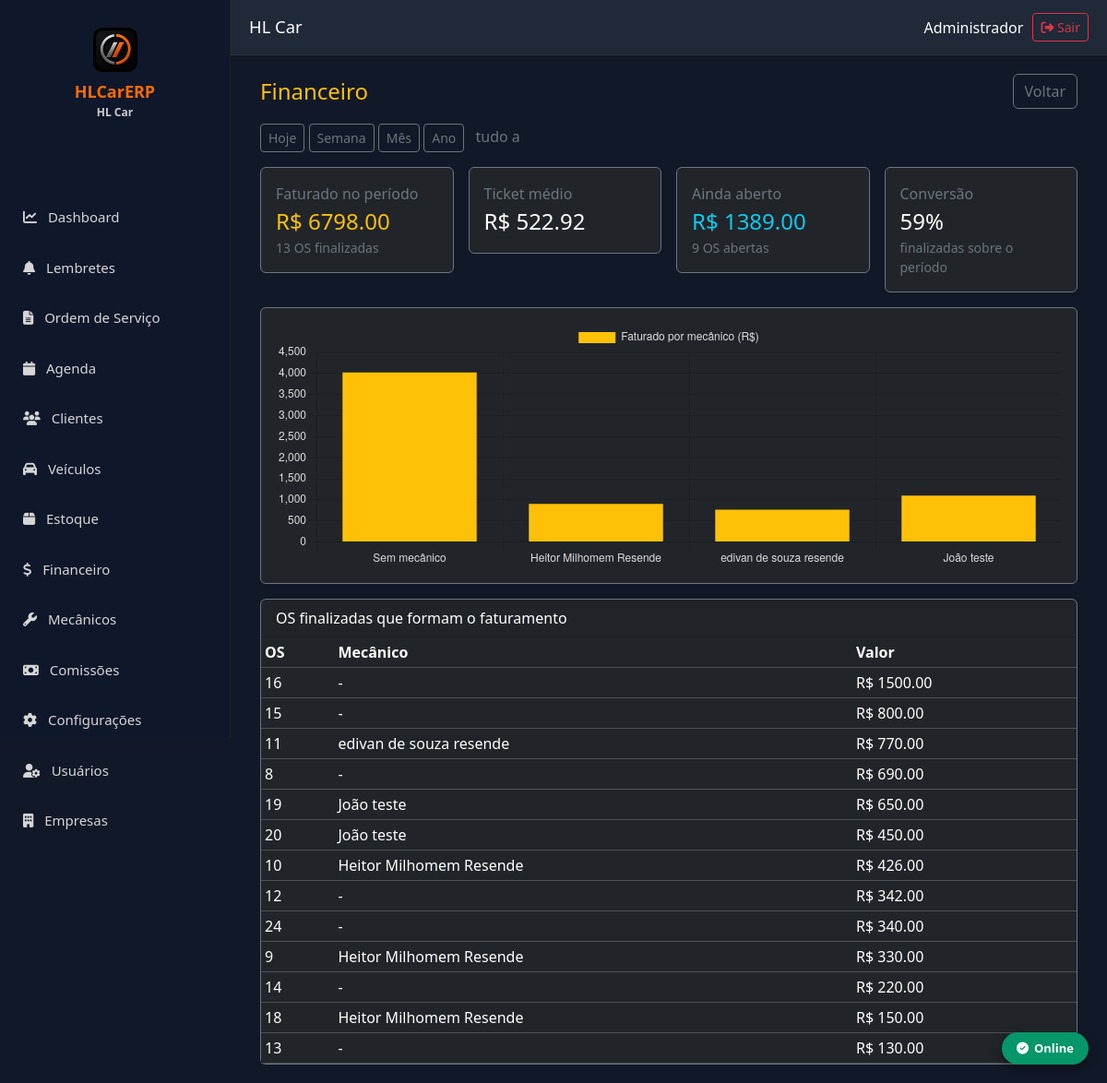
Page /dashboard/financeiro (signed in) on the committed database.
### models.py (models this page shows)
class Empresa(db.Model):
    __tablename__ = "empresas"
    id = db.Column(db.Integer, primary_key=True)
    razao_social = db.Column(db.String(200), nullable=False)
    nome_fantasia = db.Column(db.String(200), nullable=False)
    cnpj = db.Column(db.String(20), unique=True, nullable=False)
    inscricao_estadual = db.Column(db.String(30))
    telefone = db.Column(db.String(30))
    whatsapp = db.Column(db.String(30))
    email = db.Column(db.String(150))
    site = db.Column(db.String(200))
    data_vencimento = db.Column(db.Date)
    status_pagamento = db.Column(db.String(20), default="ATIVO")  # ATIVO | BLOQUEADO | INATIVO
    plano = db.Column(db.String(50), default="BASICO")
    observacoes_internas = db.Column(db.Text)
    dia_corte_comissao = db.Column(db.Integer, default=15)          # 1 a 28
    aliquota_imposto_comissao = db.Column(db.Float, default=10.0)  # % padrão
    url_nfse = db.Column(db.String(255))
    nfse_provedor = db.Column(db.String(50))
    inscricao_municipal = db.Column(db.String(30))
    certificado_path = db.Column(db.String(255))
    senha_certificado = db.Column(db.String(100))
    codigo_servico = db.Column(db.String(20))
    aliquota_iss = db.Column(db.Numeric(5, 2), default=5.00)
    regime_tributario = db.Column(db.String(10), default="1")
    cep = db.Column(db.String(15))
    endereco = db.Column(db.String(200))
    numero = db.Column(db.String(20))
    complemento = db.Column(db.String(100))
    bairro = db.Column(db.String(100))
    cidade = db.Column(db.String(100))
    estado = db.Column(db.String(2))
    logo = db.Column(db.String(255))
    ativo = db.Column(db.Boolean, default=True, nullable=False)
    criado_em = db.Column(db.DateTime, default=datetime.utcnow, nullable=False)
    alterado_em = db.Column(db.DateTime, default=datetime.utcnow, onupdate=datetime.utcnow)

class OrdemServico(db.Model):
    __tablename__ = "ordens_servico"
    id = db.Column(db.Integer, primary_key=True)
    empresa_id = db.Column(db.Integer, db.ForeignKey("empresas.id"), nullable=False, index=True)
    numero = db.Column(db.Integer, nullable=False)
    cliente_id = db.Column(db.Integer, db.ForeignKey("clientes.id"), nullable=False)
    veiculo_id = db.Column(db.Integer, db.ForeignKey("veiculos.id"))
    status = db.Column(db.String(20), default="ABERTA")
    prioridade = db.Column(db.String(20), default="NORMAL")
    data_abertura = db.Column(db.DateTime, default=datetime.utcnow)
    data_inicio = db.Column(db.DateTime)
    data_finalizacao = db.Column(db.DateTime)
    km = db.Column(db.Integer)
    consultor = db.Column(db.String(120))
    mecanico = db.Column(db.String(120))
    mecanico_id = db.Column(db.Integer, db.ForeignKey("mecanicos.id"))
    mecanico = db.relationship("Mecanico")
    os_origem_id = db.Column(db.Integer, db.ForeignKey("ordens_servico.id"))
    is_retrabalho = db.Column(db.Boolean, default=False)
    defeito_relatado = db.Column(db.Text)
    diagnostico = db.Column(db.Text)
    servico_executado = db.Column(db.Text)
    observacoes = db.Column(db.Text)
    valor_servicos = db.Column(Numeric(18, 2), default=0)
    valor_produtos = db.Column(Numeric(18, 2), default=0)
    desconto = db.Column(Numeric(18, 2), default=0)
    acrescimo = db.Column(Numeric(18, 2), default=0)
    valor_total = db.Column(Numeric(18, 2), default=0)
    criado_em = db.Column(db.DateTime, default=datetime.utcnow)
    alterado_em = db.Column(db.DateTime, default=datetime.utcnow, onupdate=datetime.utcnow)
    empresa = db.relationship("Empresa")
    cliente = db.relationship("Cliente")
    veiculo = db.relationship("Veiculo")
    mecanico_ref = db.relationship("Mecanico", foreign_keys=[mecanico_id])
    os_origem = db.relationship("OrdemServico", remote_side=[id], foreign_keys=[os_origem_id])
    itens = db.relationship("ItemOrdemServico", back_populates="ordem_servico", cascade="all, delete-orphan")
    __table_args__ = (
        UniqueConstraint("empresa_id", "numero", name="uk_os_empresa"),
    )

class Mecanico(db.Model):
    __tablename__ = "mecanicos"
    id = db.Column(db.Integer, primary_key=True)
    empresa_id = db.Column(db.Integer, db.ForeignKey("empresas.id"), nullable=False, default=1)
    nome = db.Column(db.String(120), nullable=False)
    telefone = db.Column(db.String(20))
    whatsapp = db.Column(db.String(20))
    ativo = db.Column(db.Boolean, default=True)
    tipo = db.Column(db.String(20), default="FUNCIONARIO")
    forma_pagamento = db.Column(db.String(30), default="comissao")
    salario = db.Column(db.Float, default=0)
    percentual_comissao = db.Column(db.Float, default=20)
    tipo_remuneracao = db.Column(db.String(20), default="COMISSAO")
    hora_entrada = db.Column(db.Integer, default=9)
    hora_saida = db.Column(db.Integer, default=18)
    almoco_inicio = db.Column(db.Integer, default=12)
    almoco_fim = db.Column(db.Integer, default=14)
    observacoes = db.Column(db.Text)
    criado_em = db.Column(db.DateTime, default=datetime.utcnow)

### app.py (the view)
@app.route("/dashboard/financeiro")
@login_required
def dashboard_financeiro():
    eid = empresa_atual()
    if not eid:
        return redirect("/login")
    if session.get("usuario_perfil") == "MECANICO":
        return redirect("/ordens")
    periodo = request.args.get("periodo") or "todos"
    hoje = date.today()
    ini = fim = None
    if periodo == "hoje":
        ini = fim = hoje
    elif periodo == "semana":
        ini = hoje - timedelta(days=hoje.weekday())
        fim = hoje
    elif periodo == "mes":
        ini = hoje.replace(day=1)
        fim = hoje
    elif periodo == "ano":
        ini = date(hoje.year, 1, 1)
        fim = hoje
    def data_os(o):
        for campo in ("data_finalizacao", "data_fechamento", "data_abertura", "data", "criado_em"):
            valor = getattr(o, campo, None)
            if valor:
                return valor.date() if hasattr(valor, "date") else valor
        return None
    def valor_os(o):
        return float(getattr(o, "valor_total", 0) or getattr(o, "total", 0) or getattr(o, "valor", 0) or 0)
    ordens = OrdemServico.query.filter_by(empresa_id=eid).all()
    if ini and fim:
        do_periodo = [o for o in ordens if data_os(o) and ini <= data_os(o) <= fim]
    else:
        do_periodo = ordens
    finalizadas = [o for o in do_periodo if o.status == "FINALIZADA"]
    abertas = [o for o in do_periodo if o.status == "ABERTA"]
    faturamento = sum(valor_os(o) for o in finalizadas)
    ticket = faturamento / len(finalizadas) if finalizadas else 0
    por_mec = {}
    for o in finalizadas:
        nome = o.mecanico_ref.nome if getattr(o, "mecanico_ref", None) else "Sem mecânico"
        por_mec[nome] = por_mec.get(nome, 0) + valor_os(o)
    return render_template(
        "dashboard_financeiro.html",
        periodo=periodo,
        ini=ini.strftime("%d/%m/%Y") if ini else "tudo",
        fim=fim.strftime("%d/%m/%Y") if fim else "",
        faturamento=faturamento,
        ticket=ticket,
        qtd_abertas=len(abertas),
        qtd_finalizadas=len(finalizadas),
        aberto_valor=sum(valor_os(o) for o in abertas),
        nomes=list(por_mec.keys()),
        valores=list(por_mec.values()),
        ordens=sorted(finalizadas, key=valor_os, reverse=True)[:20],
        valor_os=valor_os,
    )

### templates/dashboard_financeiro.html (shortened to what this page needs)
{% extends "base.html" %}
{% block conteudo %}
<div class="container-fluid">
    <div class="d-flex justify-content-between align-items-center mb-3">
        <h4 class="text-warning mb-0">Financeiro</h4>
        <a href="/" class="btn btn-outline-secondary">Voltar</a>
    </div>
    <div class="mb-3">
        <a href="/dashboard/financeiro?periodo=hoje" class="btn btn-sm {{ 'btn-warning' if periodo == 'hoje' else 'btn-outline-secondary' }}">Hoje</a>
        <a href="/dashboard/financeiro?periodo=semana" class="btn btn-sm {{ 'btn-warning' if periodo == 'semana' else 'btn-outline-secondary' }}">Semana</a>
        <a href="/dashboard/financeiro?periodo=mes" class="btn btn-sm {{ 'btn-warning' if periodo == 'mes' else 'btn-outline-secondary' }}">Mês</a>
        <a href="/dashboard/financeiro?periodo=ano" class="btn btn-sm {{ 'btn-warning' if periodo == 'ano' else 'btn-outline-secondary' }}">Ano</a>
        <span class="text-secondary ms-2">{{ ini }} a {{ fim }}</span>
    </div>
    <div class="row g-3 mb-3">
        <div class="col-md-3">
            <div class="card bg-dark border-secondary p-3">
                <div class="text-secondary">Faturado no período</div>
                <div class="fs-4 text-warning">R$ {{ "%.2f"|format(faturamento) }}</div>
                <div class="small text-secondary">{{ qtd_finalizadas }} OS finalizadas</div>
            </div>
        </div>
        <div class="col-md-3">
            <div class="card bg-dark border-secondary p-3">
                <div class="text-secondary">Ticket médio</div>
                <div class="fs-4 text-white">R$ {{ "%.2f"|format(ticket) }}</div>
            </div>
        </div>
        <div class="col-md-3">
            <div class="card bg-dark border-secondary p-3">
                <div class="text-secondary">Ainda aberto</div>
                <div class="fs-4 text-info">R$ {{ "%.2f"|format(aberto_valor) }}</div>
                <div class="small text-secondary">{{ qtd_abertas }} OS abertas</div>
            </div>
        </div>
        <div class="col-md-3">
            <div class="card bg-dark border-secondary p-3">
                <div class="text-secondary">Conversão</div>
                <div class="fs-4 text-white">{{ "%.0f"|format(100 * qtd_finalizadas / (qtd_finalizadas + qtd_abertas) if (qtd_finalizadas + qtd_abertas) else 0) }}%</div>
                <div class="small text-secondary">finalizadas sobre o período</div>
            </div>
        </div>
    </div>
    <div class="card bg-dark border-secondary p-3 mb-3" style="height: 300px;">
        <canvas id="chartMec"></canvas>
    </div>
    <div class="card bg-dark border-secondary">
        <div class="card-header text-white">OS finalizadas que formam o faturamento</div>
        <div class="table-responsive">
            <table class="table table-dark table-sm mb-0">
                <thead><tr><th>OS</th><th>Mecânico</th><th>Valor</th></tr></thead>
                <tbody>
                    {% for o in ordens %}
                    <tr>
                        <td>{{ o.id }}</td>
                        <td>{{ o.mecanico_ref.nome if o.mecanico_ref else "-" }}</td>
                        <td>R$ {{ "%.2f"|format(valor_os(o)) }}</td>
                    </tr>
                    {% else %}
                    <tr><td colspan="3" class="text-secondary">Nenhuma OS finalizada neste período.</td></tr>
                    {% endfor %}
                </tbody>
            </table>
        </div>
    </div>
</div>
<script>
new Chart(document.getElementById("chartMec"), {
    type: "bar",
    data: {
        labels: {{ nomes|tojson }},
        datasets: [{ label: "Faturado por mecânico (R$)", data: {{ valores|tojson }}, backgroundColor: "#ffc107" }]
    },
    options: { maintainAspectRatio: false, plugins: { legend: { labels: { color: "#ddd" } } }, scales: { x: { ticks: { color: "#ddd" } }, y: { ticks: { color: "#ddd" } } } }
});
</script>
{% endblock %}

### templates/base.html (shortened to what this page needs)
<!DOCTYPE html>
<html lang="pt-br">
<head>
<link href="https://cdn.jsdelivr.net/npm/bootstrap@5.3.7/dist/css/bootstrap.min.css" rel="stylesheet">
<link href="https://cdnjs.cloudflare.com/ajax/libs/font-awesome/6.7.2/css/all.min.css" rel="stylesheet">
<link rel="stylesheet" href="{{ url_for('static', filename='css/offline.css') }}">
</head>
<body>
{% set perfil = (session.get('usuario_perfil') or '')|upper %}
{% set eh_mecanico = perfil == 'MECANICO' %}
{% set pode_usuarios = perfil in ['ADMIN', 'SUPER'] %}
<div class="sidebar" id="sidebar">
    <div class="logo" style="text-align:center; padding:10px 0 20px; min-height:160px;">
        <img src="{{ url_for('static', filename='icons/icon-192.png') }}" alt="HLCarERP" style="width:48px; height:48px; border-radius:10px; display:block; margin:0 auto 8px;">
        <div style="color:#ff6b00; font-weight:bold; font-size:18px; margin-top:8px;">HLCarERP</div>
        <div style="color:#ccc; font-size:12px;">{{ empresa_nome }}</div>
    </div>
    <ul class="menu">
        {% if eh_mecanico %}
        <li><a href="/ordens"><i class="fa fa-file-alt me-2"></i> Minhas OS</a></li>
        <li><a href="/agenda"><i class="fa fa-calendar me-2"></i> Agenda</a></li>
        {% else %}
        <li><a href="/"><i class="fa fa-chart-line me-2"></i> Dashboard</a></li>
        <li>
            <a href="/lembretes">
                <i class="fa fa-bell me-2"></i> Lembretes
            </a>
        </li>
        <li><a href="/ordens"><i class="fa fa-file-alt me-2"></i> Ordem de Serviço</a></li>
        <li><a href="/agenda"><i class="fa fa-calendar me-2"></i> Agenda</a></li>
        <li><a href="/clientes"><i class="fa fa-users me-2"></i> Clientes</a></li>
        <li><a href="/veiculos"><i class="fa fa-car me-2"></i> Veículos</a></li>
        <li><a href="/estoque"><i class="fa fa-box me-2"></i> Estoque</a></li>
        <li><a href="/financeiro"><i class="fa fa-dollar-sign me-2"></i> Financeiro</a></li>
        <li><a href="/mecanicos"><i class="fa fa-wrench me-2"></i> Mecânicos</a></li>
        <li><a href="/comissoes"><i class="fa fa-money-bill me-2"></i> Comissões</a></li>
        <li><a href="/configuracoes"><i class="fa fa-cog me-2"></i> Configurações</a></li>
        {% endif %}
        {% if pode_usuarios %}
        <li><a href="/usuarios"><i class="fa fa-user-cog me-2"></i> Usuários</a></li>
        {% endif %}
        {% if session.get('usuario_perfil') == 'SUPER' %}
        <li><a href="/empresas"><i class="fa fa-building me-2"></i> Empresas</a></li>
        {% endif %}
    </ul>
</div>
<div class="topbar">
    <div class="d-flex align-items-center gap-2">
        <h3 class="mb-0">{{ empresa_nome }}</h3>
    </div>
    <div class="usuario">
        <span>{{ session.get('usuario_nome', 'Usuário') }}</span>
        <a href="/logout" class="btn btn-sm btn-outline-danger">
            <i class="fa fa-sign-out-alt"></i> Sair
        </a>
    </div>
</div>
<div class="content">
    {% block conteudo %}
    {% endblock %}
</div>
<div id="hl-offline-badge" class="hl-badge online">
</div>
</body>
</html>

### rows in the picture
Empresa: nome_fantasia "HL Car"
OrdemServico: id "16", mecanico_ref "-", valor_total "1500.00"
OrdemServico: id "15", mecanico_ref "-", valor_total "800.00"
OrdemServico: id "11", mecanico_ref "edivan de souza resende", valor_total "770.00"
OrdemServico: id "8", mecanico_ref "-", valor_total "690.00"
OrdemServico: id "19", mecanico_ref "João teste", valor_total "650.00"
OrdemServico: id "20", mecanico_ref "João teste", valor_total "450.00"
OrdemServico: id "10", mecanico_ref "Heitor Milhomem Resende", valor_total "426.00"
OrdemServico: id "12", mecanico_ref "-", valor_total "342.00"
OrdemServico: id "24", mecanico_ref "-", valor_total "340.00"
OrdemServico: id "9", mecanico_ref "Heitor Milhomem Resende", valor_total "330.00"
OrdemServico: id "14", mecanico_ref "-", valor_total "220.00"
OrdemServico: id "18", mecanico_ref "Heitor Milhomem Resende", valor_total "150.00"
OrdemServico: id "13", mecanico_ref "-", valor_total "130.00"

### other values in the picture
{{ session.get('usuario_nome', 'Usuário') }} "Administrador"
{{ ini }} "tudo"
{{ "%.2f"|format(faturamento) }} "6798.00"
{{ qtd_finalizadas }} "13"
{{ "%.2f"|format(ticket) }} "522.92"
{{ "%.2f"|format(aberto_valor) }} "1389.00"
{{ qtd_abertas }} "9"
chart data {{ valores|tojson }} [4022.0, 906.0, 770.0, 1100.0]
